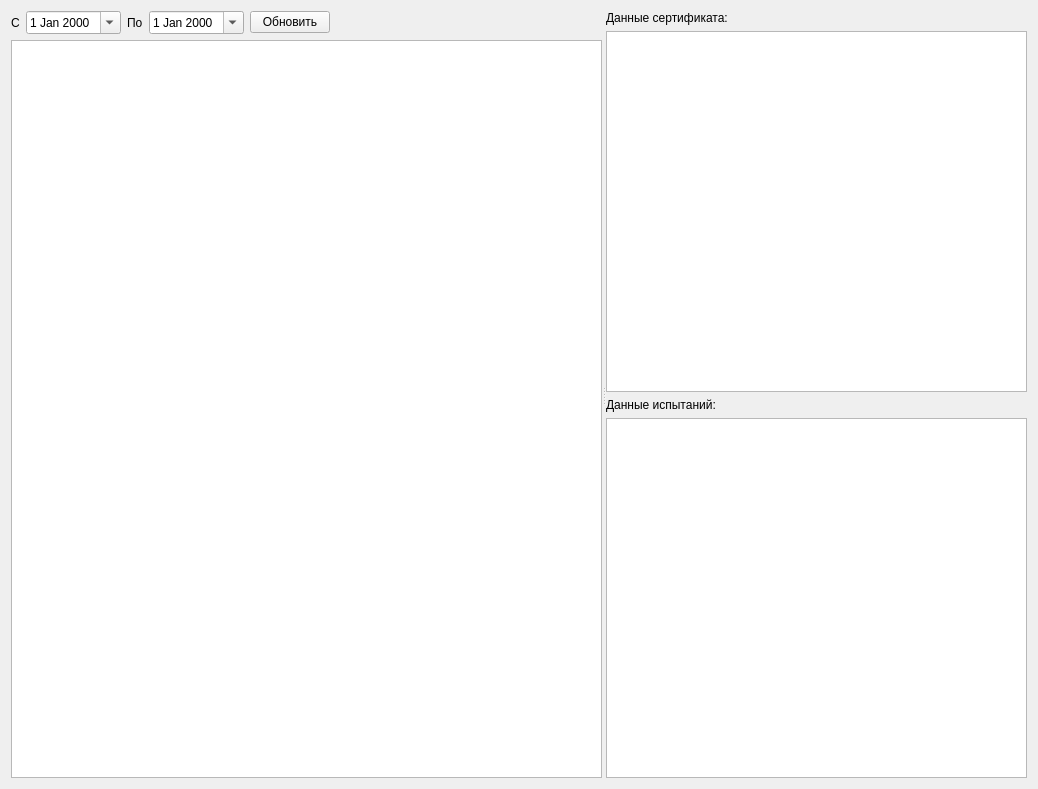
<?xml version="1.0" encoding="UTF-8"?>
<ui version="4.0">
 <class>FormPartComp</class>
 <widget class="QWidget" name="FormPartComp">
  <property name="geometry">
   <rect>
    <x>0</x>
    <y>0</y>
    <width>1038</width>
    <height>789</height>
   </rect>
  </property>
  <property name="windowTitle">
   <string>Form</string>
  </property>
  <layout class="QVBoxLayout" name="verticalLayout_3">
   <item>
    <widget class="QSplitter" name="splitter">
     <property name="orientation">
      <enum>Qt::Orientation::Horizontal</enum>
     </property>
     <widget class="QWidget" name="layoutWidget">
      <layout class="QVBoxLayout" name="verticalLayout_2">
       <item>
        <layout class="QHBoxLayout" name="horizontalLayout">
         <item>
          <widget class="QLabel" name="label">
           <property name="text">
            <string>С</string>
           </property>
          </widget>
         </item>
         <item>
          <widget class="QDateEdit" name="dateEditBeg">
           <property name="calendarPopup">
            <bool>true</bool>
           </property>
          </widget>
         </item>
         <item>
          <widget class="QLabel" name="label_2">
           <property name="text">
            <string>По</string>
           </property>
          </widget>
         </item>
         <item>
          <widget class="QDateEdit" name="dateEditEnd">
           <property name="calendarPopup">
            <bool>true</bool>
           </property>
          </widget>
         </item>
         <item>
          <widget class="QPushButton" name="pushButtonUpd">
           <property name="text">
            <string>Обновить</string>
           </property>
          </widget>
         </item>
         <item>
          <spacer name="horizontalSpacer">
           <property name="orientation">
            <enum>Qt::Orientation::Horizontal</enum>
           </property>
           <property name="sizeHint" stdset="0">
            <size>
             <width>40</width>
             <height>20</height>
            </size>
           </property>
          </spacer>
         </item>
        </layout>
       </item>
       <item>
        <widget class="RestTableView" name="tableViewPart">
         <property name="selectionMode">
          <enum>QAbstractItemView::SelectionMode::SingleSelection</enum>
         </property>
         <property name="selectionBehavior">
          <enum>QAbstractItemView::SelectionBehavior::SelectRows</enum>
         </property>
         <attribute name="verticalHeaderVisible">
          <bool>false</bool>
         </attribute>
        </widget>
       </item>
      </layout>
     </widget>
     <widget class="QWidget" name="layoutWidget">
      <layout class="QVBoxLayout" name="verticalLayout">
       <item>
        <widget class="QLabel" name="label_3">
         <property name="text">
          <string>Данные сертификата:</string>
         </property>
        </widget>
       </item>
       <item>
        <widget class="RestTableView" name="tableViewChemCert"/>
       </item>
       <item>
        <widget class="QLabel" name="label_4">
         <property name="text">
          <string>Данные испытаний:</string>
         </property>
        </widget>
       </item>
       <item>
        <widget class="RestTableView" name="tableViewChem"/>
       </item>
      </layout>
     </widget>
    </widget>
   </item>
  </layout>
 </widget>
 <customwidgets>
  <customwidget>
   <class>RestTableView</class>
   <extends>QTableView</extends>
   <header>rest/resttableview.h</header>
  </customwidget>
 </customwidgets>
 <resources/>
 <connections/>
</ui>
